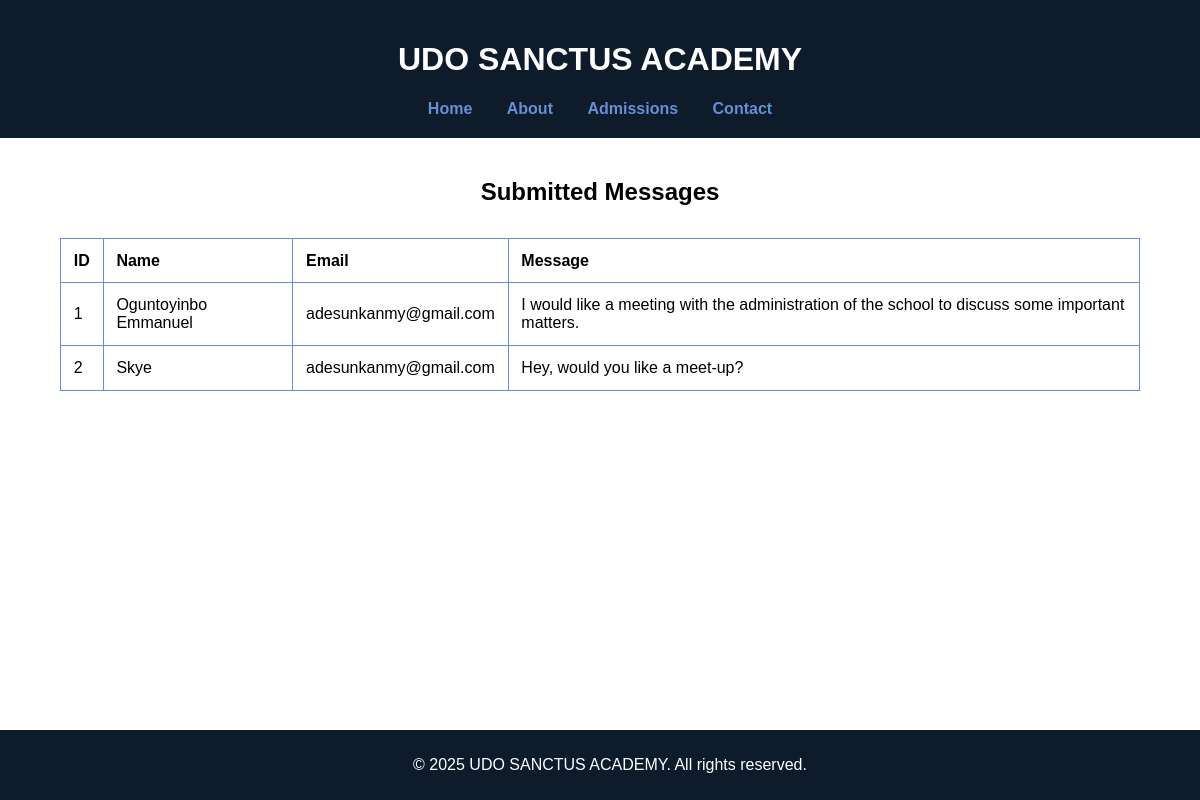
Screenshot of /admin/messages (signed in) with the database file from the repository.
### tables this page shows
CREATE TABLE messages (
        id INTEGER PRIMARY KEY AUTOINCREMENT, 
        name TEXT NOT NULL, 
        email TEXT NOT NULL, 
        message TEXT NOT NULL);

### app.py (the view)
@app.route("/admin/messages")
def view_messages():
    if not session.get("admin_logged_in"):
        return redirect(url_for("login"))
    conn = sqlite3.connect("database.db")
    cursor = conn.cursor()
    cursor.execute("SELECT id, name, email, message FROM messages")
    messages = cursor.fetchall()
    conn.close()
    return render_template("messages.html", messages=messages)

### templates/messages.html (shortened to what this page needs)
<!DOCTYPE html>
<html lang="en">
<head>
    <link rel="stylesheet" href="/static/css/style.css">
</head>
<body>
    <header>
        <h1>UDO SANCTUS ACADEMY</h1>
        <nav>
            <a href="/">Home</a>
            <a href="/about">About</a>
            <a href="/admissions">Admissions</a>
            <a href="/contact">Contact</a>
        </nav>
    </header>
    <main id="messages">
        <section>
            <h1>Submitted Messages</h1>
            {% if messages %}
            <table>
                <tr>
                    <th>ID</th>
                    <th>Name</th>
                    <th>Email</th>
                    <th>Message</th>
                </tr>
                {% for msg in messages %}
                <tr>
                    <td>{{ msg[0] }}</td>
                    <td>{{ msg[1] }}</td>
                    <td>{{ msg[2] }}</td>
                    <td>{{ msg[3] }}</td>
                </tr>
                {% endfor %}
            </table>
            {% else %}
            <p>No messages yet.</p>
            {% endif %}
        </section>
    </main>
    <footer>
        <p>&copy; 2025 UDO SANCTUS ACADEMY. All rights reserved.</p>
    </footer>
</body>
</html>

### static/css/style.css (style rules this page uses)
:root { --dark-blue: #0d1b2a; --light-blue: #688ed4; --white: white; --black: #000000; }
body { margin: 0; font-family: Arial, sans-serif; background-color: var(--white); }
header { background-color: var(--dark-blue); color: var(--white); padding: 20px; text-align: center; }
nav a { color: var(--light-blue); margin: 0 15px; text-decoration: none; font-weight: bold; }
footer { background-color: var(--dark-blue); color: var(--white); text-align: center; padding: 10px; position: fixed; bottom: 0; width: 100%; }
#messages table { width: 90%; margin: auto; border-collapse: collapse; margin-top: 2rem; }
#messages th, td { padding: 0.8rem; border: 1px solid var(--light-blue); text-align: left; }
#messages h1 { padding-top: 20px; text-align: center; }

### rows the page displays
messages: id "1", name "Oguntoyinbo Emmanuel", email "adesunkanmy@gmail.com", message "I would like a meeting with the administration of the school to discuss some important matters."
messages: id "2", name "Skye", email "adesunkanmy@gmail.com", message "Hey, would you like a meet-up?"
